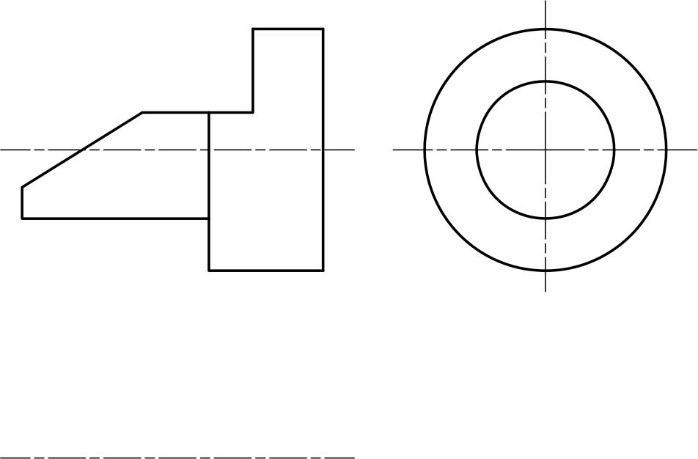
#> input picture work/img-119.jpg, 698 x 459 px
$ python inv4.py
#> lines starting #> are read from the running program, lines starting #| are printed output that depends on the picture; after the words box and inside, x2 and y2 are one past the last pixel; in counts of white or black regions, pixels touching at a corner belong together
import numpy as np
from PIL import Image
a = np.array(Image.open('img-119.jpg').convert('L')).astype(int)
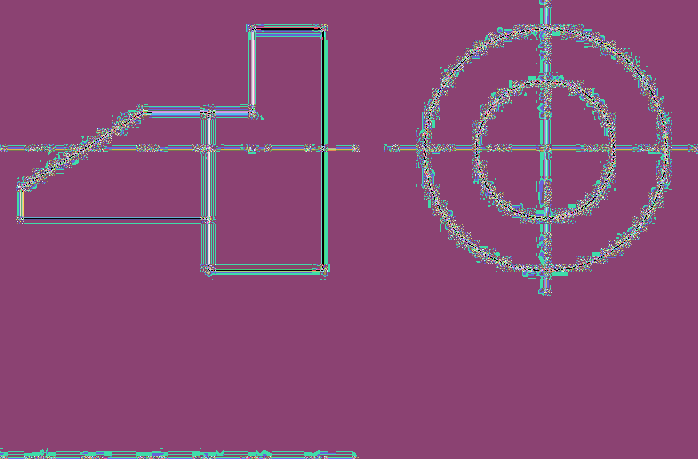
#> a: shape (459, 698) int64; 256 distinct labels, from 0 to 255; one colour per label, 0 black
ink = a < 160
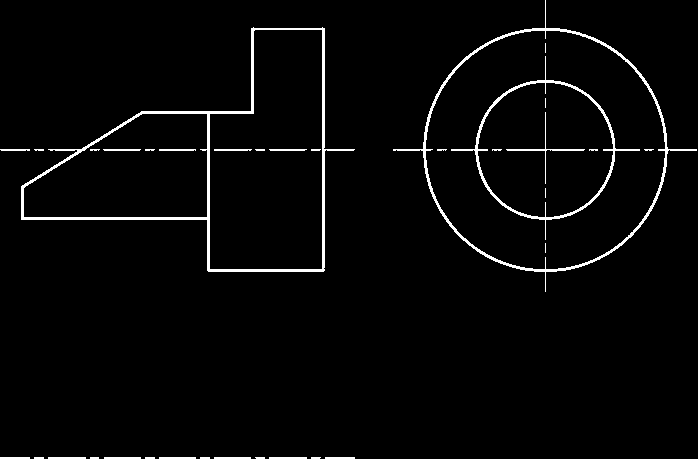
#> ink: shape (459, 698) bool; 2.7% white; 35 white regions (16 under 20 px), largest, box (x1, y1, x2, y2) and area: (21, 27, 355, 272) 3443, (393, 0, 697, 292) 2408, (451, 56, 640, 240) 1454

def grp(idx, gap=2, minlen=3):
    if len(idx)==0: return []
    g=[];s=idx[0];p=idx[0]
    for v in idx[1:]:
        if v<=p+gap: p=v
        else: g.append((s,p)); s=v; p=v
    g.append((s,p))
    return [(int(s),int(e)) for s,e in g if e-s+1>=minlen]

def rr(y,x0,x1,gap=2,ml=3):
    xs=np.nonzero(ink[y,x0:x1])[0]+x0
    return grp(xs,gap,ml)
def cr(x,y0,y1,gap=2,ml=3):
    ys=np.nonzero(ink[y0:y1,x])[0]+y0
    return grp(ys,gap,ml)

print("== ROWS (front view x0..340) ==")
for y in range(10,300,4):
    r=rr(y,0,340)
    if r: print(y,r)
#> this loop made 73 passes
#> (xs in rr, r) on passes 6 to 14: ([251, 252, 253, 254, 322, 323, 324], [(251, 254), (322, 324)]), ([251, 252, 253, 322, 323, 324], [(251, 253), (322, 324)]), ([251, 252, 253, 322, 323, 324], [(251, 253), (322, 324)]), ([251, 252, 253, 322, 323, 324], [(251, 253), (322, 324)]), ([251, 252, 253, 322, 323, 324], [(251, 253), (322, 324)]), ([251, 252, 253, 322, 323, 324], [(251, 253), (322, 324)]), ([251, 252, 253, 322, 323, 324], [(251, 253), (322, 324)]), ([251, 252, 253, 322, 323, 324], [(251, 253), (322, 324)]), ([251, 252, 253, 322, 323, 324], [(251, 253), (322, 324)])
#| 30 [(251, 254), (322, 324)]
#| 34 [(251, 253), (322, 324)]
#| 38 [(251, 253), (322, 324)]
#| 42 [(251, 253), (322, 324)]
#| 46 [(251, 253), (322, 324)]
#| 50 [(251, 253), (322, 324)]
#| 54 [(251, 253), (322, 324)]
#| 58 [(251, 253), (322, 324)]
#> (further printed lines are left out)
print("== COLS (front view y0..300) ==")
for x in range(16,344,4):
    c=cr(x,0,300)
    if c: print(x,c)
#> this loop made 82 passes
#> (ys in cr, c) on passes 3 to 10: ([149, 150, 184, 185, 186, 187, 217, 218, 219], [(184, 187), (217, 219)]), ([149, 150, 182, 183, 184, 217, 218, 219], [(182, 184), (217, 219)]), ([179, 180, 181, 182, 217, 218, 219], [(179, 182), (217, 219)]), ([149, 150, 177, 178, 179, 217, 218, 219], [(177, 179), (217, 219)]), ([149, 150, 174, 175, 176, 177, 217, 218, 219], [(174, 177), (217, 219)]), ([172, 173, 174, 217, 218, 219], [(172, 174), (217, 219)]), ([149, 169, 170, 171, 172, 217, 218, 219], [(169, 172), (217, 219)]), ([149, 150, 167, 168, 169, 217, 218, 219], [(167, 169), (217, 219)])
#> ys in cr on passes 1 to 2: [149, 150], [149, 150]
#| 24 [(184, 187), (217, 219)]
#| 28 [(182, 184), (217, 219)]
#| 32 [(179, 182), (217, 219)]
#| 36 [(177, 179), (217, 219)]
#| 40 [(174, 177), (217, 219)]
#| 44 [(172, 174), (217, 219)]
#| 48 [(169, 172), (217, 219)]
#| 52 [(167, 169), (217, 219)]
#> (further printed lines are left out)

$ run again, with work/img-058.jpg copied over work/img-119.jpg
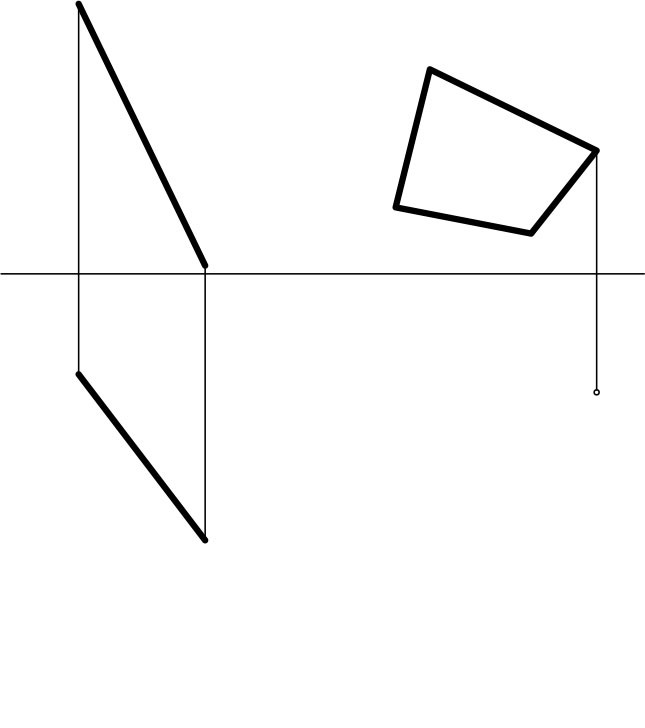
#> input picture work/img-058.jpg, 645 x 728 px
#> `a = np.array(Image.open('img-119.jpg').convert('L')).astype(int)`:
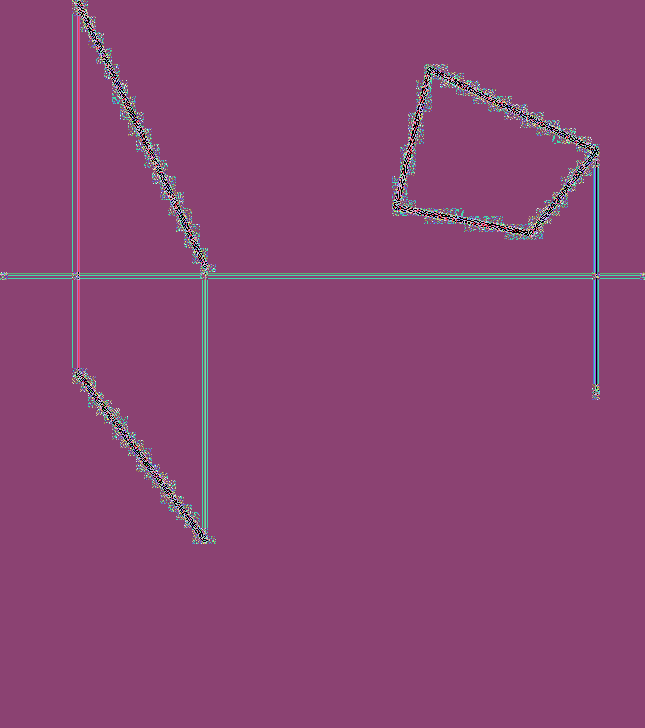
#> a: shape (728, 645) int64; 256 distinct labels, from 0 to 255; one colour per label, 0 black
#> `ink = a < 160`:
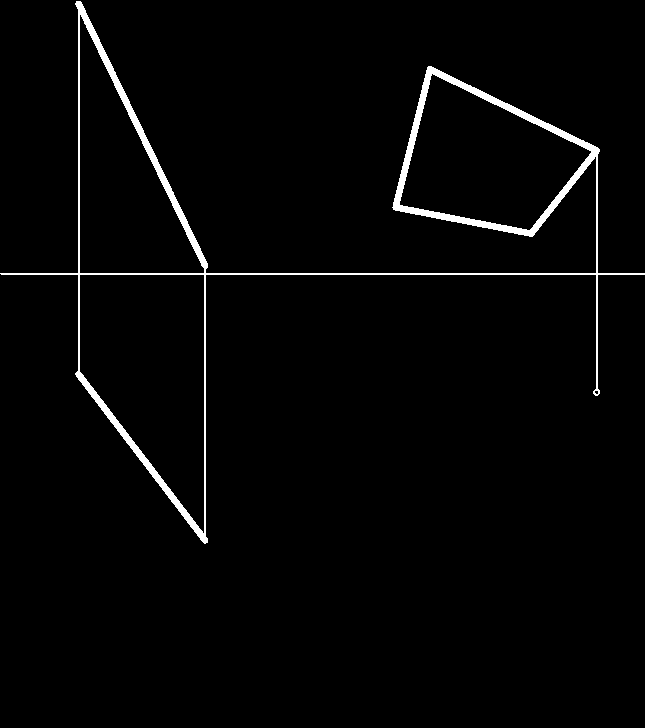
#> ink: shape (728, 645) bool; 2.2% white; 1 white region, box (x1, y1, x2, y2) and area: (0, 1, 645, 544) 10106
#> the loop `for y in range(10,300,4):` made 73 passes
#> (xs in rr, r) on passes 1 to 8: ([78, 79, 80, 81, 82, 83, 84, 85], [(78, 85)]), ([78, 79, 80, 81, 82, 83, 84, 85, 86], [(78, 86)]), ([78, 79, 82, 83, 84, 85, 86, 87, 88], [(82, 88)]), ([78, 79, 84, 85, 86, 87, 88, 89, 90], [(84, 90)]), ([78, 79, 86, 87, 88, 89, 90, 91, 92], [(86, 92)]), ([78, 79, 88, 89, 90, 91, 92, 93, 94], [(88, 94)]), ([78, 79, 90, 91, 92, 93, 94, 95, 96], [(90, 96)]), ([78, 79, 92, 93, 94, 95, 96, 97, 98], [(92, 98)])
#> (printed output is left out)
#> the loop `for x in range(16,344,4):` made 82 passes
#> c on passes 18 to 25: [(8, 23)], [(17, 31)], [(25, 39)], [(33, 47)], [(42, 56)], [(50, 64)], [(58, 72)], [(66, 80)]
#> (printed output is left out)
